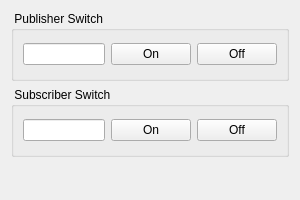
<?xml version="1.0" encoding="UTF-8"?>
<ui version="4.0">
 <class>RqtExampleWidget</class>
 <widget class="QWidget" name="RqtExampleWidget">
  <property name="enabled">
   <bool>true</bool>
  </property>
  <property name="geometry">
   <rect>
    <x>0</x>
    <y>0</y>
    <width>300</width>
    <height>200</height>
   </rect>
  </property>
  <property name="sizePolicy">
   <sizepolicy hsizetype="Minimum" vsizetype="Minimum">
    <horstretch>0</horstretch>
    <verstretch>0</verstretch>
   </sizepolicy>
  </property>
  <property name="minimumSize">
   <size>
    <width>300</width>
    <height>200</height>
   </size>
  </property>
  <property name="contextMenuPolicy">
   <enum>Qt::ActionsContextMenu</enum>
  </property>
  <property name="windowTitle">
   <string>RQT Example</string>
  </property>
  <layout class="QHBoxLayout" name="horizontalLayout">
   <item>
    <layout class="QVBoxLayout" name="verticalLayout_1">
     <item>
      <widget class="QGroupBox" name="groupBox_2">
       <property name="sizePolicy">
        <sizepolicy hsizetype="MinimumExpanding" vsizetype="Minimum">
         <horstretch>0</horstretch>
         <verstretch>0</verstretch>
        </sizepolicy>
       </property>
       <property name="minimumSize">
        <size>
         <width>200</width>
         <height>70</height>
        </size>
       </property>
       <property name="title">
        <string> Publisher Switch</string>
       </property>
       <layout class="QGridLayout" name="gridLayout">
        <item row="0" column="2">
         <widget class="QPushButton" name="pub_off_button">
          <property name="text">
           <string>Off</string>
          </property>
         </widget>
        </item>
        <item row="0" column="1">
         <widget class="QPushButton" name="pub_on_button">
          <property name="text">
           <string>On</string>
          </property>
         </widget>
        </item>
        <item row="0" column="0">
         <widget class="QLineEdit" name="pub_onoff_state">
          <property name="sizePolicy">
           <sizepolicy hsizetype="Minimum" vsizetype="Fixed">
            <horstretch>0</horstretch>
            <verstretch>0</verstretch>
           </sizepolicy>
          </property>
         </widget>
        </item>
       </layout>
      </widget>
     </item>
     <item>
      <widget class="QGroupBox" name="groupBox_3">
       <property name="sizePolicy">
        <sizepolicy hsizetype="MinimumExpanding" vsizetype="Minimum">
         <horstretch>0</horstretch>
         <verstretch>0</verstretch>
        </sizepolicy>
       </property>
       <property name="minimumSize">
        <size>
         <width>200</width>
         <height>70</height>
        </size>
       </property>
       <property name="title">
        <string> Subscriber Switch</string>
       </property>
       <layout class="QGridLayout" name="gridLayout2">
        <item row="0" column="1">
         <widget class="QPushButton" name="sub_on_button">
          <property name="text">
           <string>On</string>
          </property>
         </widget>
        </item>
        <item row="0" column="2">
         <widget class="QPushButton" name="sub_off_button">
          <property name="text">
           <string>Off</string>
          </property>
         </widget>
        </item>
        <item row="0" column="0">
         <widget class="QLineEdit" name="sub_onoff_state">
          <property name="sizePolicy">
           <sizepolicy hsizetype="Minimum" vsizetype="Fixed">
            <horstretch>0</horstretch>
            <verstretch>0</verstretch>
           </sizepolicy>
          </property>
         </widget>
        </item>
       </layout>
      </widget>
     </item>
     <item>
      <spacer name="verticalSpacer">
       <property name="orientation">
        <enum>Qt::Vertical</enum>
       </property>
       <property name="sizeHint" stdset="0">
        <size>
         <width>20</width>
         <height>233</height>
        </size>
       </property>
      </spacer>
     </item>
    </layout>
   </item>
  </layout>
  <action name="action_Quit">
   <property name="text">
    <string>&amp;Quit</string>
   </property>
   <property name="shortcut">
    <string>Ctrl+Q</string>
   </property>
   <property name="shortcutContext">
    <enum>Qt::ApplicationShortcut</enum>
   </property>
  </action>
  <action name="action_Preferences">
   <property name="text">
    <string>&amp;Preferences</string>
   </property>
  </action>
  <action name="action_about">
   <property name="text">
    <string>&amp;About</string>
   </property>
  </action>
  <action name="action_about_Qt">
   <property name="text">
    <string>About &amp;Qt</string>
   </property>
  </action>
 </widget>
 <resources/>
 <connections/>
</ui>
